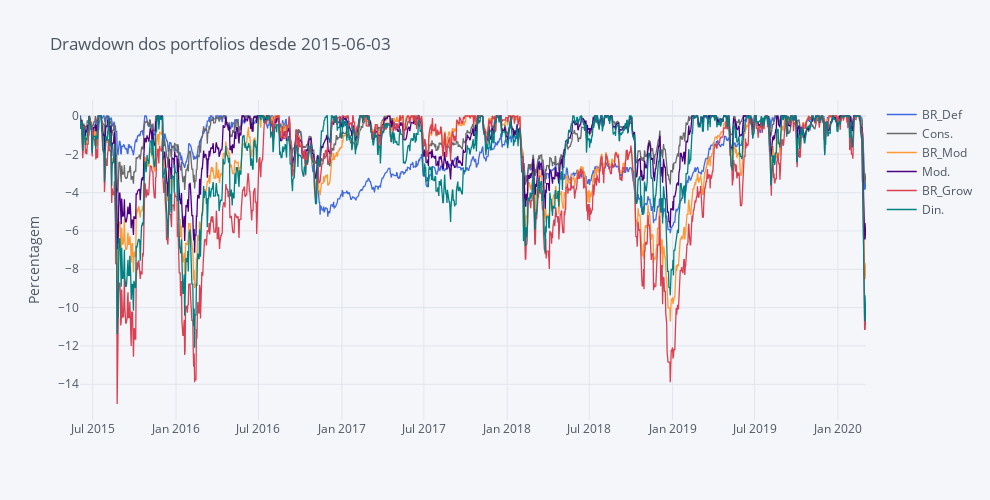

The cell this chart's notebook holds for it:
### Code cell
DD = fa.compute_drawdowns(Portfolios)

round(DD, 2).iplot(dimensions=fa.dimensions, colors=fa.colors, title='Drawdown dos portfolios desde ' + Begin, yTitle='Percentagem')

### Figure 1 — Plotly figure (JSON) as saved in the notebook; plotly's stock layout.template omitted (floating-point values rounded to 4 significant figures; data arrays with more than 128 entries replaced by an {"elided": "..."} marker saying what was removed)
{"data": [{"line": {"color": "rgba(65, 105, 225, 1.0)", "dash": "solid", "shape": "linear", "width": 1.3}, "mode": "lines", "name": "BR_Def", "text": "", "type": "scatter", "x": {"elided": "1736 str values"}, "y": {"elided": "1736 float values"}}, {"line": {"color": "rgba(105, 105, 105, 1.0)", "dash": "solid", "shape": "linear", "width": 1.3}, "mode": "lines", "name": "Cons.", "text": "", "type": "scatter", "x": {"elided": "1736 str values"}, "y": {"elided": "1736 float values"}}, {"line": {"color": "rgba(255, 153, 51, 1.0)", "dash": "solid", "shape": "linear", "width": 1.3}, "mode": "lines", "name": "BR_Mod", "text": "", "type": "scatter", "x": {"elided": "1736 str values"}, "y": {"elided": "1736 float values"}}, {"line": {"color": "rgba(75, 0, 130, 1.0)", "dash": "solid", "shape": "linear", "width": 1.3}, "mode": "lines", "name": "Mod.", "text": "", "type": "scatter", "x": {"elided": "1736 str values"}, "y": {"elided": "1736 float values"}}, {"line": {"color": "rgba(219, 64, 82, 1.0)", "dash": "solid", "shape": "linear", "width": 1.3}, "mode": "lines", "name": "BR_Grow", "text": "", "type": "scatter", "x": {"elided": "1736 str values"}, "y": {"elided": "1736 float values"}}, {"line": {"color": "rgba(0, 128, 128, 1.0)", "dash": "solid", "shape": "linear", "width": 1.3}, "mode": "lines", "name": "Din.", "text": "", "type": "scatter", "x": {"elided": "1736 str values"}, "y": {"elided": "1736 float values"}}], "layout": {"height": 500, "legend": {"bgcolor": "#F5F6F9", "font": {"color": "#4D5663"}}, "paper_bgcolor": "#F5F6F9", "plot_bgcolor": "#F5F6F9", "title": {"font": {"color": "#4D5663"}, "text": "Drawdown dos portfolios desde 2015-06-03"}, "width": 990, "xaxis": {"autorange": true, "gridcolor": "#E1E5ED", "range": ["2015-06-03", "2020-03-03"], "showgrid": true, "tickfont": {"color": "#4D5663"}, "title": {"font": {"color": "#4D5663"}, "text": ""}, "type": "date", "zerolinecolor": "#E1E5ED"}, "yaxis": {"autorange": true, "gridcolor": "#E1E5ED", "range": [-15.86, 0.835], "showgrid": true, "tickfont": {"color": "#4D5663"}, "title": {"font": {"color": "#4D5663"}, "text": "Percentagem"}, "type": "linear", "zerolinecolor": "#E1E5ED"}}}
